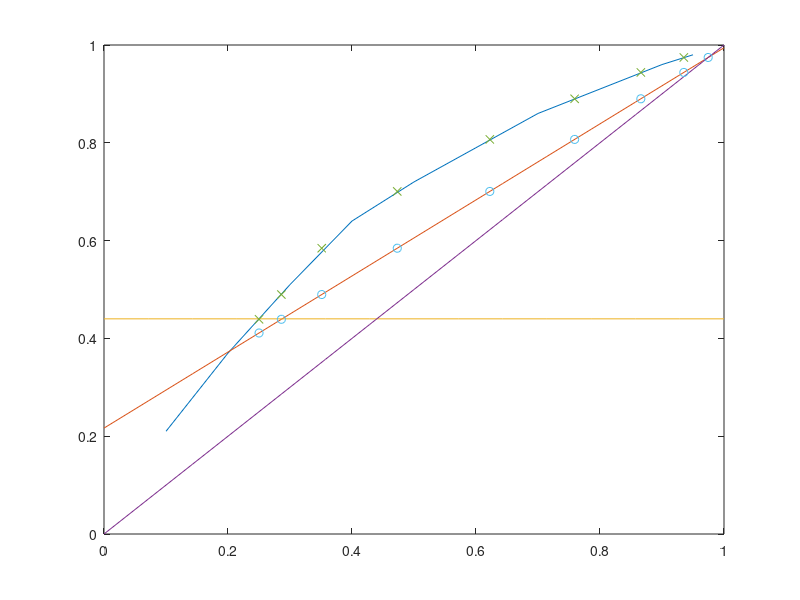

The MATLAB script that drew this image:
clear; close all;
F = 158.21;
xD = 0.9745;
R = 3.5;
m = R/(R+1);
yeqbm = [0.21 0.37 0.51 0.64 0.72 0.79 0.86 0.91 0.96 0.98];
xeqbm = [0.1 0.2 0.3 0.4 0.5 0.6 0.7 0.8 0.9 0.95];
pp = spline(yeqbm,xeqbm);
fun = @(x)(m*(x-xD)+xD);
y = xD;
zF = 0.43;
xcoords = zeros(1,7);
ycoords = zeros(1,7);
xcoords2 = zeros(1,8);
ycoords2 = zeros(1,8);
xcoords2(1)= xD;
ycoords2(1) = xD;
i = 0;
while y >= zF
    i = i + 1;
    x = ppval(pp,y);
    xcoords(i) = x;
    xcoords2(i+1)=x;
    ycoords(i) = y;
    y = fun(x);
    ycoords2(i+1) = y;
    
end
x = linspace(0,1,15);
qline = @(x)(zeros(size(x))+zF+.01);
plot(xeqbm,yeqbm,x,fun(x),x,qline(x),x,x,xcoords,ycoords,'x',xcoords2,ycoords2,'o');